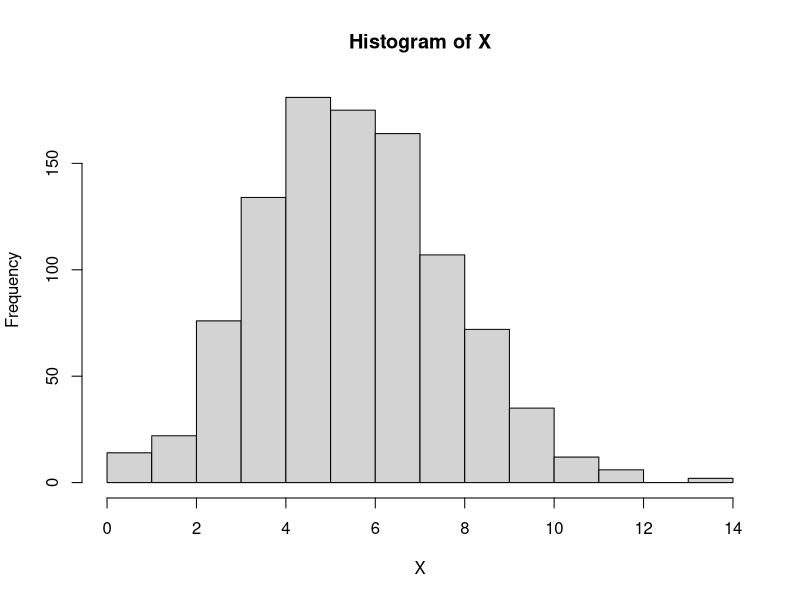
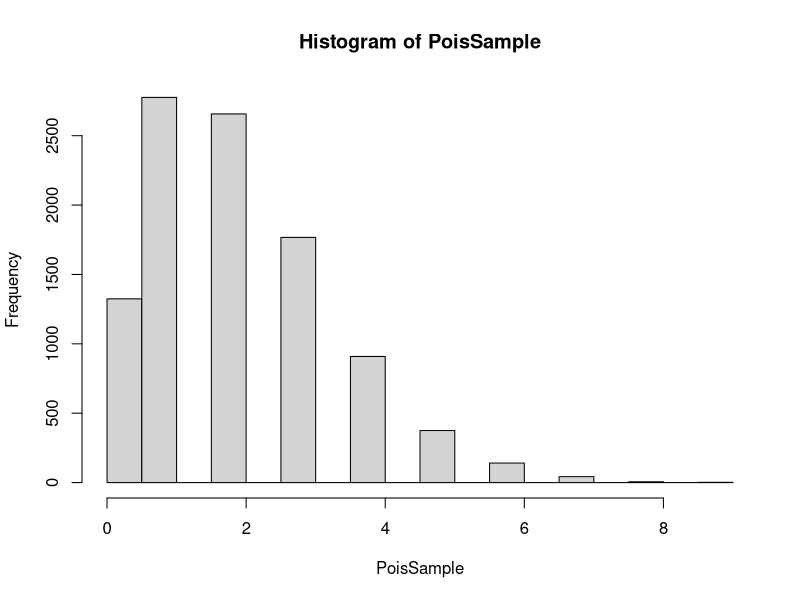
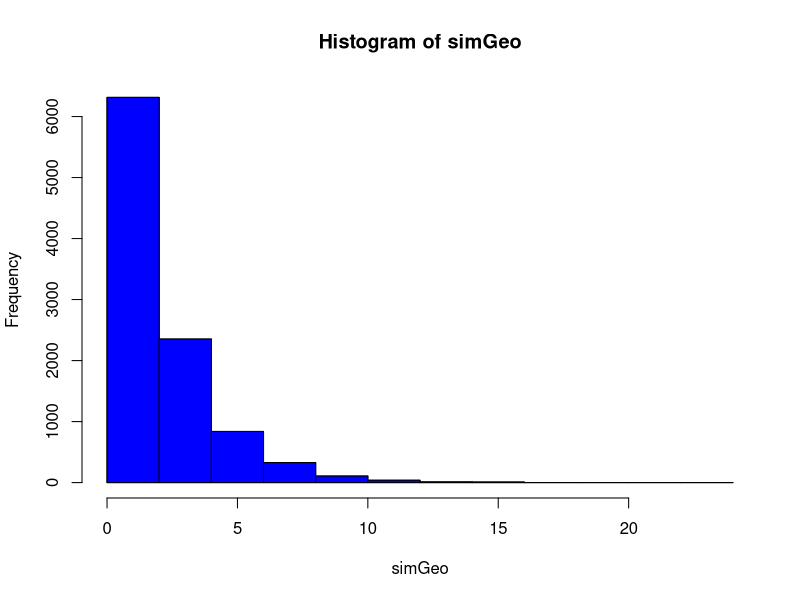
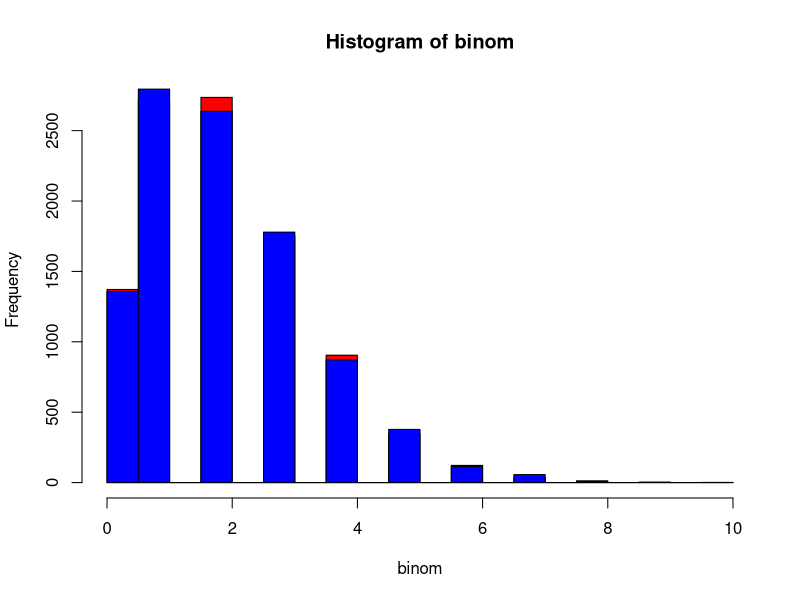

Reproduce these figures in R, in order.
    # ##########################################################################
    #                     Martes 25 de Mayo de 2021
    #                            Ayudantia
    #                     Continuacion de Proba
    # ##########################################################################
    
    # Simulaciones
    
    # Distribucion de la suma de dos binomiales
    X <- rbinom(1000, 20, 0.3)
    Y <- rbinom(1000, 30, 0.3)
    
    # X + Y ~ bin(50, 0.3)
    # E[X+Y] = n+p = 50*0.3
    mean(X+Y) 
    hist(X)
    
    X <- rbinom(1000, 20, 0.6)
    Y <- rbinom(1000, 30, 0.3)
    mean(X+Y) #Esperanza
    
    
    # POISSON
    PoisSample <- rpois(10000,2)
    hist(PoisSample)
    mean(PoisSample == 0)
    
    dpois(0,2)
    
    # Distribucion Geometrica
    rbinom(10000,1,0.4) #Esta es una Bernoulli
    
    # La repetimos varias veces
    set.seed(15)
    which(rbinom(10000,1,0.4) ==1) 
    
    #Extraemos la primera simulacion, el primer exito, varias veces
    simGeo <- replicate(10000, which(rbinom(10000,1,0.4) ==1)[1])
    simGeo    
    hist(simGeo)    
    
    # Aqui verificamos como podemos aporximar una geometrica a través de una binomial
    geom <- rgeom(10000, 0.4)
    hist(simGeo, add = T, col = "blue")
    
    
    # Binomial y Poisson
    binom <- rbinom(10000,1000,.002)
    poi <- rpois(10000,1000*.002)
    hist(binom, col = "red")  
    hist(poi, add = T, col = "blue")

    # BINOMIAL Y NORMAL
    binom <- rbinom(100000,1000, 0.2)
    normal <- rnorm(100000, 200, sqrt(160))    
    
    mean(binom <= 190)    
    mean(normal <= 190)
    